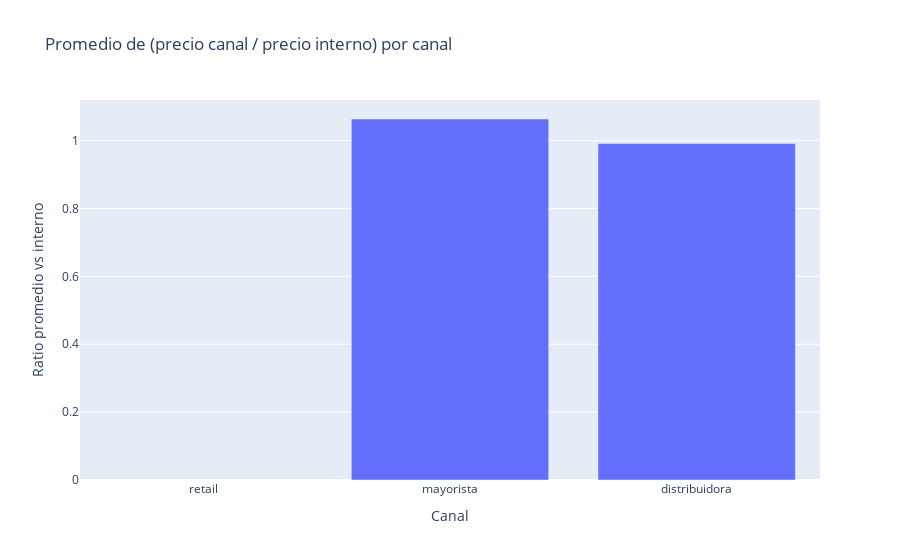

Source (notebook cell):
### Markdown cell above
## Agregado: Categoría | Familia (Top 15 ± y box horizontal)

### Code cell
# Pivot SKU x Canal de precios
pivot = data.pivot_table(index='sku', columns='canal', values='precio_analisis', aggfunc='median')
if CANAL_INTERNO not in pivot.columns:
    print(f'Advertencia: no hay columna de canal interno = {CANAL_INTERNO!r} en los datos pivot.')

ratios = {}
for canal in pivot.columns:
    if canal == CANAL_INTERNO:
        continue
    ratios[canal] = (pivot[canal] / pivot[CANAL_INTERNO])

ratios_df = pd.DataFrame(ratios)
res_canal = pd.DataFrame({
    'ratio_promedio_vs_interno': ratios_df.mean(skipna=True),
    'ratio_mediana_vs_interno': ratios_df.median(skipna=True),
    'observaciones': ratios_df.count()
}).sort_values('ratio_promedio_vs_interno', ascending=False)
display(res_canal)

fig6 = px.bar(res_canal.reset_index(), x='index', y='ratio_promedio_vs_interno', title='Promedio de (precio canal / precio interno) por canal')
fig6.update_layout(xaxis_title='Canal', yaxis_title='Ratio promedio vs interno')
fig6.show()

### Figure 1 — Plotly figure (JSON) as saved in the notebook; plotly's stock layout.template omitted (floating-point values rounded to 4 significant figures)
{"data": [{"hovertemplate": "index=%{x}<br>ratio_promedio_vs_interno=%{y}<extra></extra>", "legendgroup": "", "marker": {"color": "#636efa", "pattern": {"shape": ""}}, "name": "", "orientation": "v", "showlegend": false, "textposition": "auto", "type": "bar", "x": ["retail", "mayorista", "distribuidora"], "xaxis": "x", "y": [Infinity, 1.064, 0.9913], "yaxis": "y"}], "layout": {"barmode": "relative", "legend": {"tracegroupgap": 0}, "title": {"text": "Promedio de (precio canal / precio interno) por canal"}, "xaxis": {"anchor": "y", "domain": [0, 1], "title": {"text": "Canal"}}, "yaxis": {"anchor": "x", "domain": [0, 1], "title": {"text": "Ratio promedio vs interno"}}}}
